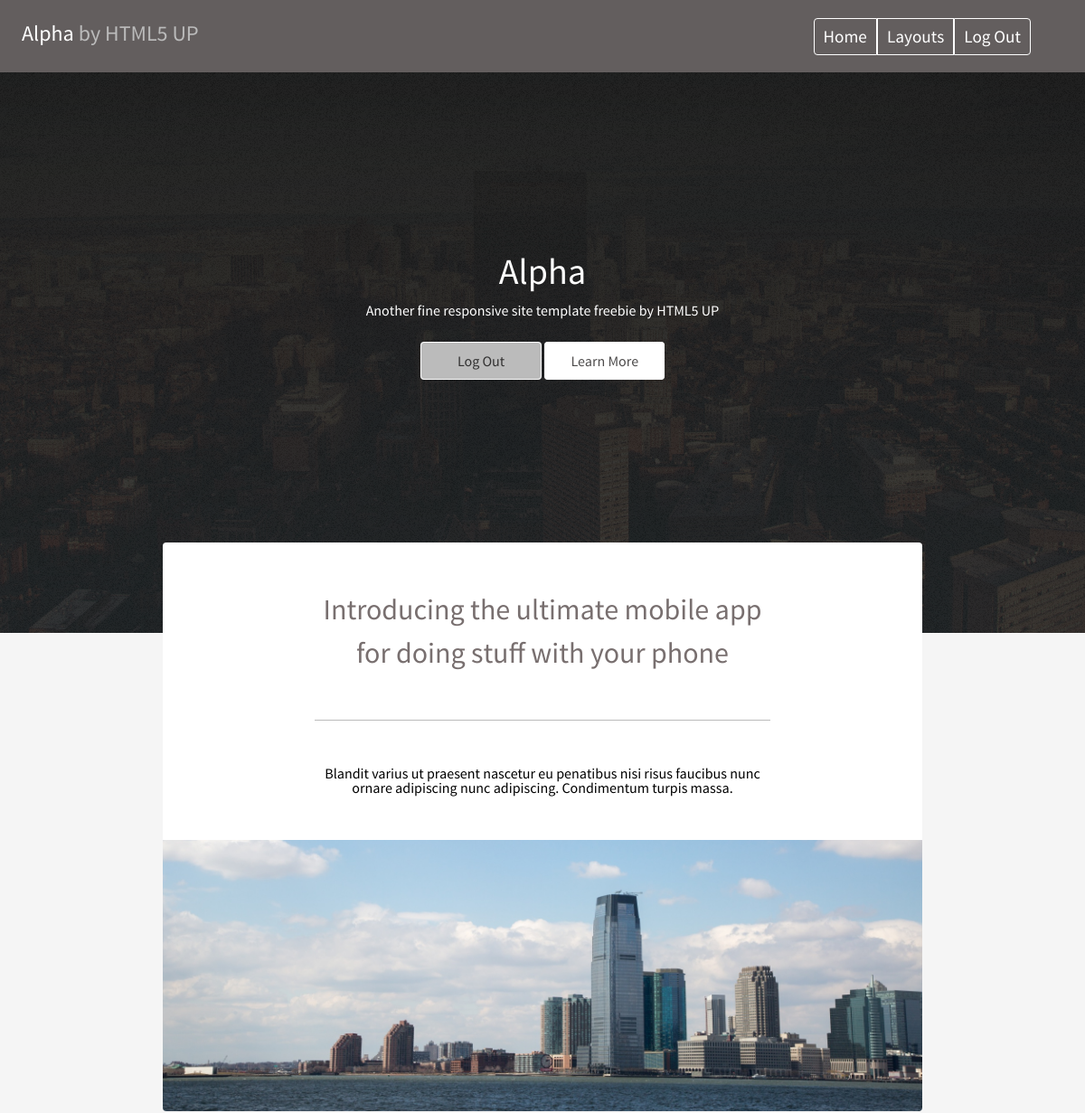
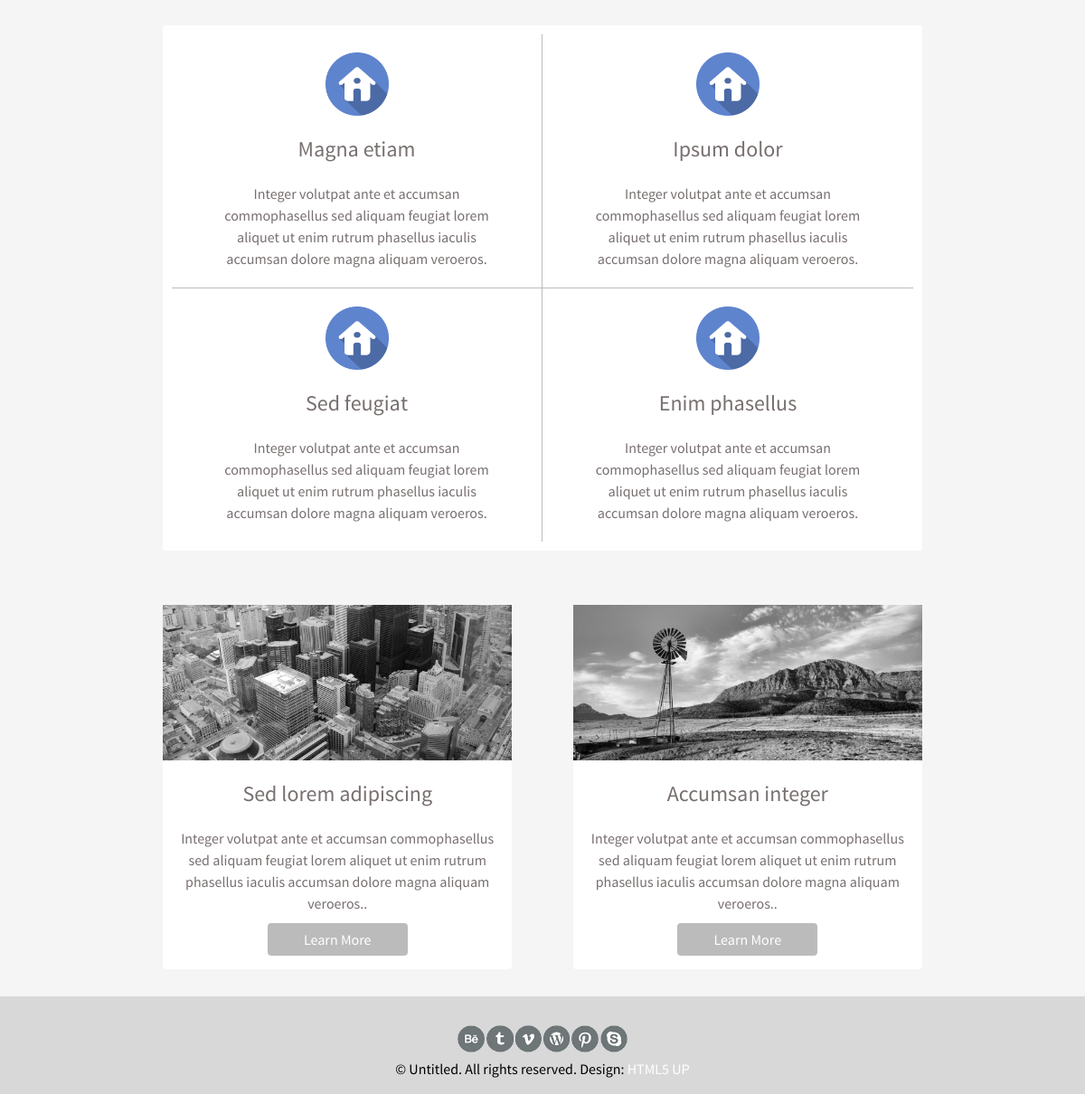
The page / (signed in) on the database its author committed (2 pictures, top to bottom).
### tables this page shows
CREATE TABLE `modals` (
  `id` int(11) NOT NULL,
  `title` text NOT NULL,
  `text` text NOT NULL,
  `url` text NOT NULL
);

### controllers/LoginController.php (called while the page is built, shortened)
<?php
class LoginController
{
    protected Authenticator $auth;
    function __construct(Authenticator $auth)
    {
        $this->auth = $auth;
    }
    public function authenticate()
    {
        return $this->auth->authenticate();
    }
}

### controllers/classes/CookieAuthenticator.php (called while the page is built, shortened)
<?php
class CookieAuthenticator implements Authenticator
{
    public function authenticate()
    {
        if (isset($_SESSION['token']) && isset($_COOKIE['token']) && $_SESSION['token'] === $_COOKIE['token']) {
            return true;
        } else {
            return false;
        }
    }
}

### controllers/DatabaseController.php (called while the page is built, shortened)
<?php
class DatabaseController
{
    private mysqli $mysqli;
    function __construct(string $host, string $username, string $password, string $database)
    {
        $this->mysqli = new mysqli($host, $username, $password, $database);
    }
    function SQLQuery(string $query)
    {
        return $this->mysqli->query($query);
    }
}
?>

### models/Modal.php (called while the page is built, shortened)
<?php
require_once('../controllers/DatabaseController.php');
class Modal
{
    function __construct($id, $title, $text, $url)
    {
        $this->title = $title;
        $this->text = $text;
        $this->url = $url;
    }
    public static function GetModals()
    {
        $DB = new DatabaseController('localhost', 'root', '', 'ibis');
        $sqlData = $DB->SQLQuery("SELECT * FROM `modals`");
        $modals = array();
        while ($row = $sqlData->fetch_array()) {
            $id = $row['id'];
            $title = $row['title'];
            $text = $row['text'];
            $url = $row['url'];
            $modal = new Modal($id, $title, $text, $url);
            array_push($modals, $modal);
        }
        return $modals;
    }
}

### views/MainView.php (the view, shortened to what this page needs)
<?php
require_once('../models/Modal.php');
$modals = Modal::GetModals();
?>
<html>
<head>
    <link rel='stylesheet' href='./css/reset.css' type='text/css'>
</head>
<body>
    <?php
    include '../views/HeaderView.php';
    ?>
    <div class="image">
        <div class="banner">
            <p class='title'>Alpha</p>
            <p class='paragraph'>Another fine responsive site template freebie by HTML5 UP</p>
            <div class="bannerNav">
                <a onclick='logOut()' href='#'>Log Out</a>
                <a href='#'>Learn More</a>
            </div>
        </div>
    </div>
    <div class="main">
        <p class="mainTitle">Introducing the ultimate mobile app for doing stuff with your phone</p>
        <p class="mainParagraph">Blandit varius ut praesent nascetur eu penatibus nisi risus faucibus nunc ornare adipiscing nunc adipiscing. Condimentum turpis massa.</p>
        <img src="./images/prva.jpg" class="slide mainImage">
    </div>
    <div class="itemContainer">
        <div class="row">
            <div class="item noborder">
                <img class="itemIcon" src="./images/home.png" />
                <p class="itemTitle">Magna etiam</p>
                <p class="itemParagraph">
                    Integer volutpat ante et accumsan commophasellus
                    sed aliquam feugiat lorem aliquet ut enim rutrum
                    phasellus iaculis accumsan dolore magna aliquam veroeros.</p>
            </div>
            <div class="item">
                <img class="itemIcon" src="./images/home.png" />
                <p class="itemTitle">Ipsum dolor</p>
                <p class="itemParagraph">
                    Integer volutpat ante et accumsan commophasellus
                    sed aliquam feugiat lorem aliquet ut enim rutrum
                    phasellus iaculis accumsan dolore magna aliquam veroeros.</p>
            </div>
        </div>
        <div class="row">
            <div class="item">
                <img class="itemIcon" src="./images/home.png" />
                <p class="itemTitle">Sed feugiat</p>
                <p class="itemParagraph">
                    Integer volutpat ante et accumsan commophasellus
                    sed aliquam feugiat lorem aliquet ut enim rutrum
                    phasellus iaculis accumsan dolore magna aliquam veroeros.</p>
            </div>
            <div class="item">
                <img class="itemIcon" src="./images/home.png" />
                <p class="itemTitle">Enim phasellus</p>
                <p class="itemParagraph">
                    Integer volutpat ante et accumsan commophasellus
                    sed aliquam feugiat lorem aliquet ut enim rutrum
                    phasellus iaculis accumsan dolore magna aliquam veroeros.</p>
            </div>
        </div>
    </div>
    <div class="row imgRow">
        <div class="imgContainer">
            <img class="filteredImage" src="<?= $modals[0]->url ?>" />
            <p class="itemTitle"><?= $modals[0]->title ?></p>
            <p class="itemParagraph">
                <?= $modals[0]->text ?>.
            </p>
            <a class='imgButton'>Learn More</a>
        </div>
        <div class="imgContainer">
            <img class="filteredImage" src="<?= $modals[1]->url ?>" />
            <p class="itemTitle"><?= $modals[1]->title ?></p>
            <p class="itemParagraph">
                <?= $modals[1]->text ?>.
            </p>
            <a class='imgButton'>Learn More</a>
        </div>
    </div>
    <div class="footer">
        <div class="iconBox">
            <a href='#'>
                <img src="./images/icons/be.png" />
            </a>
            <a href='#'>
                <img src="./images/icons/twitter.png" />
            </a>
            <a href='#'>
                <img src="./images/icons/vimeo.png" />
            </a>
            <a href='#'>
                <img src="./images/icons/wordpress.png" />
            </a>
            <a href='#'>
                <img src="./images/icons/pinterest.png" />
            </a>
            <a href='#'>
                <img src="./images/icons/skype.png" />
            </a>
        </div>
        <p class="copyright">
            &copy; Untitled. All rights reserved.
            Design:
            <a href="#">
                HTML5 UP
            </a>
        </p>
    </div>
</body>
</html>

### public_html/index.php (shortened to what this page needs)
<?php
require_once('../controllers/LoginController.php');
require_once('../controllers/classes/CookieAuthenticator.php');
$loginController = new LoginController(new CookieAuthenticator());
if ($loginController->authenticate()) {
  include '../views/MainView.php';
} else {
  include '../views/LoginView.php';
}

### models/Header.php (shortened to what this page needs)
<?php
require_once('../controllers/LoginController.php');
require_once('../controllers/classes/CookieAuthenticator.php');
class Header
{
    function __construct()
    {
        $loginController = new LoginController(new CookieAuthenticator());
        if ($loginController->authenticate()) {
            $this->button = "<a onclick='logOut()' class='logOut' href='#'>Log Out</a>";
        } else {
            $this->button = "<a onclick='openModal(0)' class='signUp' href='#'>Sing Up</a>";
        }
    }
}

### views/HeaderView.php (shortened to what this page needs)
<?php
require_once('../models/Header.php');
$self = new Header();
?>
<div class='header'>
    <p class='headerTitle'><a href='#'>Alpha</a> by HTML5 UP</a>
    <div class='headerNav'>
        <div class="navContainer">
            <a href='#'>Home</a>
            <a href='#'>Layouts</a>
            <?= $self->button; ?>
        </div>
    </div>
</div>

### rows shown on the page
modals: url (picture), title "Sed lorem adipiscing", text "Integer volutpat ante et accumsan commophasellus sed aliquam feugiat lorem aliquet ut enim rutrum phasellus iaculis accumsan dolore magna aliquam veroeros."
modals: url (picture), title "Accumsan integer", text "Integer volutpat ante et accumsan commophasellus sed aliquam feugiat lorem aliquet ut enim rutrum phasellus iaculis accumsan dolore magna aliquam veroeros."
